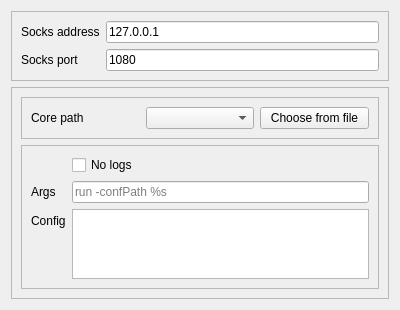
<?xml version="1.0" encoding="UTF-8"?>
<ui version="4.0">
 <class>EditExtraCore</class>
 <widget class="QWidget" name="EditExtraCore">
  <property name="geometry">
   <rect>
    <x>0</x>
    <y>0</y>
    <width>400</width>
    <height>300</height>
   </rect>
  </property>
  <property name="windowTitle">
   <string>Form</string>
  </property>
  <layout class="QVBoxLayout" name="verticalLayout">
   <item>
    <widget class="QFrame" name="frame_2">
     <property name="frameShape">
      <enum>QFrame::Shape::StyledPanel</enum>
     </property>
     <property name="frameShadow">
      <enum>QFrame::Shadow::Raised</enum>
     </property>
     <layout class="QFormLayout" name="formLayout">
      <item row="0" column="0">
       <widget class="QLabel" name="label">
        <property name="text">
         <string>Socks address</string>
        </property>
       </widget>
      </item>
      <item row="0" column="1">
       <widget class="QLineEdit" name="socks_address">
        <property name="text">
         <string>127.0.0.1</string>
        </property>
       </widget>
      </item>
      <item row="1" column="0">
       <widget class="QLabel" name="label_2">
        <property name="text">
         <string>Socks port</string>
        </property>
       </widget>
      </item>
      <item row="1" column="1">
       <widget class="QLineEdit" name="socks_port">
        <property name="text">
         <string>1080</string>
        </property>
       </widget>
      </item>
     </layout>
    </widget>
   </item>
   <item>
    <widget class="QFrame" name="frame">
     <property name="frameShape">
      <enum>QFrame::Shape::StyledPanel</enum>
     </property>
     <property name="frameShadow">
      <enum>QFrame::Shadow::Raised</enum>
     </property>
     <layout class="QVBoxLayout" name="verticalLayout_2">
      <item>
       <widget class="QFrame" name="frame_3">
        <property name="frameShape">
         <enum>QFrame::Shape::StyledPanel</enum>
        </property>
        <property name="frameShadow">
         <enum>QFrame::Shadow::Raised</enum>
        </property>
        <layout class="QHBoxLayout" name="horizontalLayout_2">
         <item>
          <widget class="QLabel" name="label_3">
           <property name="text">
            <string>Core path</string>
           </property>
          </widget>
         </item>
         <item>
          <widget class="QComboBox" name="path_combo">
           <property name="frame">
            <bool>true</bool>
           </property>
          </widget>
         </item>
         <item>
          <widget class="QPushButton" name="path_button">
           <property name="text">
            <string>Choose from file</string>
           </property>
          </widget>
         </item>
        </layout>
       </widget>
      </item>
      <item>
       <widget class="QFrame" name="frame_4">
        <property name="frameShape">
         <enum>QFrame::Shape::StyledPanel</enum>
        </property>
        <property name="frameShadow">
         <enum>QFrame::Shadow::Raised</enum>
        </property>
        <layout class="QFormLayout" name="formLayout_2">
         <item row="1" column="0">
          <widget class="QLabel" name="label_4">
           <property name="toolTip">
            <string>&lt;html&gt;&lt;head/&gt;&lt;body&gt;&lt;p&gt;args to pass to the executable, with a %s placed in place of the config file path, for example:&lt;br/&gt;./sing-box run -c conf.json&lt;br/&gt;will have its args like:&lt;br/&gt;run -c %s&lt;/p&gt;&lt;/body&gt;&lt;/html&gt;</string>
           </property>
           <property name="text">
            <string>Args</string>
           </property>
          </widget>
         </item>
         <item row="1" column="1">
          <widget class="QLineEdit" name="args">
           <property name="placeholderText">
            <string>run -confPath %s</string>
           </property>
          </widget>
         </item>
         <item row="2" column="0">
          <widget class="QLabel" name="label_5">
           <property name="toolTip">
            <string>&lt;html&gt;&lt;head/&gt;&lt;body&gt;&lt;p&gt;contents of the config file that will be passed to the extra core process&lt;/p&gt;&lt;/body&gt;&lt;/html&gt;</string>
           </property>
           <property name="text">
            <string>Config</string>
           </property>
          </widget>
         </item>
         <item row="2" column="1">
          <widget class="QPlainTextEdit" name="config"/>
         </item>
         <item row="0" column="1">
          <widget class="QCheckBox" name="no_logs">
           <property name="text">
            <string>No logs</string>
           </property>
          </widget>
         </item>
        </layout>
       </widget>
      </item>
     </layout>
    </widget>
   </item>
  </layout>
 </widget>
 <resources/>
 <connections/>
</ui>
